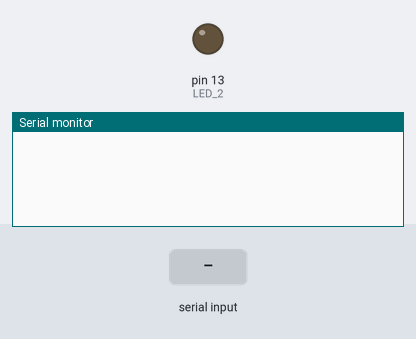
Simulated run of this sketch. Board: Arduino Uno, built with avr-gcc and run on an emulated ATmega328P. On the bench: output pins drawn as LEDs (lit = HIGH), the last lines printed to the serial monitor. The test bench sets the inputs (shaded band).

Above: at 1.2 s.
1.3 s: "LOCKED" received over the second serial link
At 1.6 s:
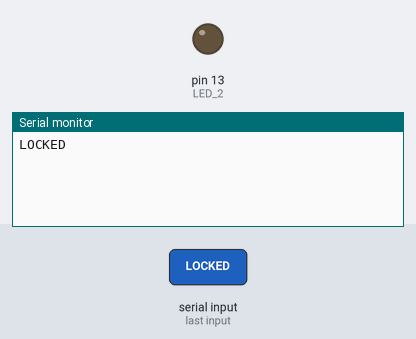
2.8 s: "NORMAL" received over the second serial link
At 4.0 s:
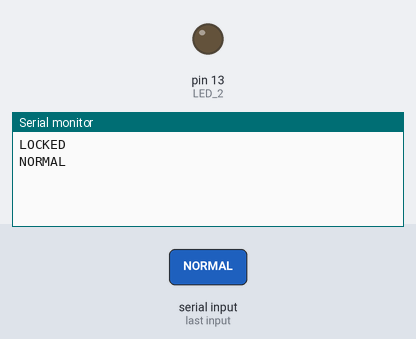

Measured:
- after the input at 1.3 s, the serial monitor: prints a new line at once (image 1)
- after the input at 2.8 s, the serial monitor: prints a new line at once (image 2)

The sketch:

MCU2_Communication_Final.ino
```cpp
#include <SoftwareSerial.h>
#define RxD 7
#define TxD 8
#define LED_2 13
SoftwareSerial slave(RxD,TxD);

char receivedChar;
String receivedStr = "";//initialize string
//int receivedInt


void setup() {
  Serial.begin(9600);
  pinMode(RxD, INPUT);
  pinMode(TxD, OUTPUT);
  slave.begin(9600);

  pinMode(LED_2, OUTPUT);

}

void loop() {
  if(slave.available()>0){
    receivedChar = slave.read();
    receivedStr = String(receivedStr + receivedChar);
  }
  if (receivedStr == "LOCKED") {
    Serial.println(receivedStr);
    receivedStr = ""; //refreshed
    writeBack();
  }
  if (receivedStr == "NORMAL") {
    Serial.println(receivedStr);
    receivedStr = ""; //refreshed
    writeBack();

  }
}
void writeBack() {
  slave.write("true");
}
```
